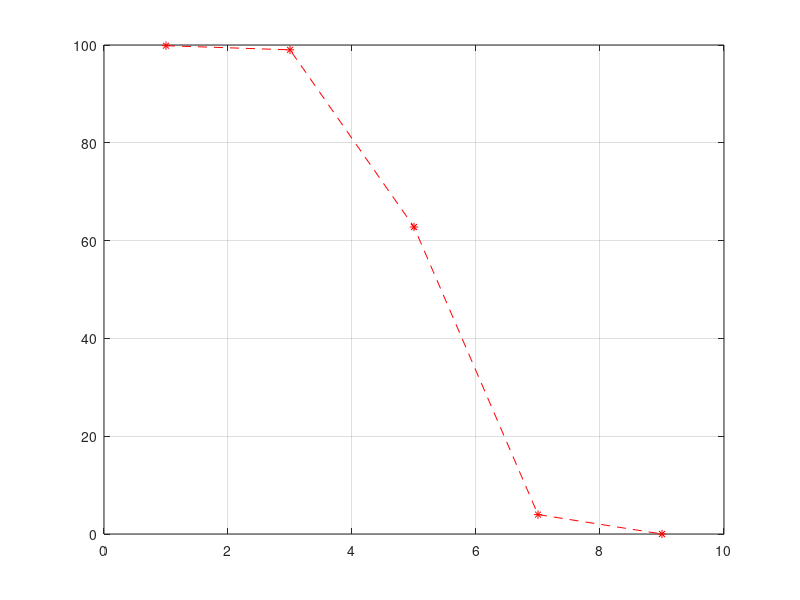

MATLAB code for this plot:
close all
clear all
 clc
 
 y = [99.857324 99.009083 62.783449 3.971502 0.000033];
 x = [ 1 3 5 7 9];
 
 plot(x,y, '--r*');
 
 grid on